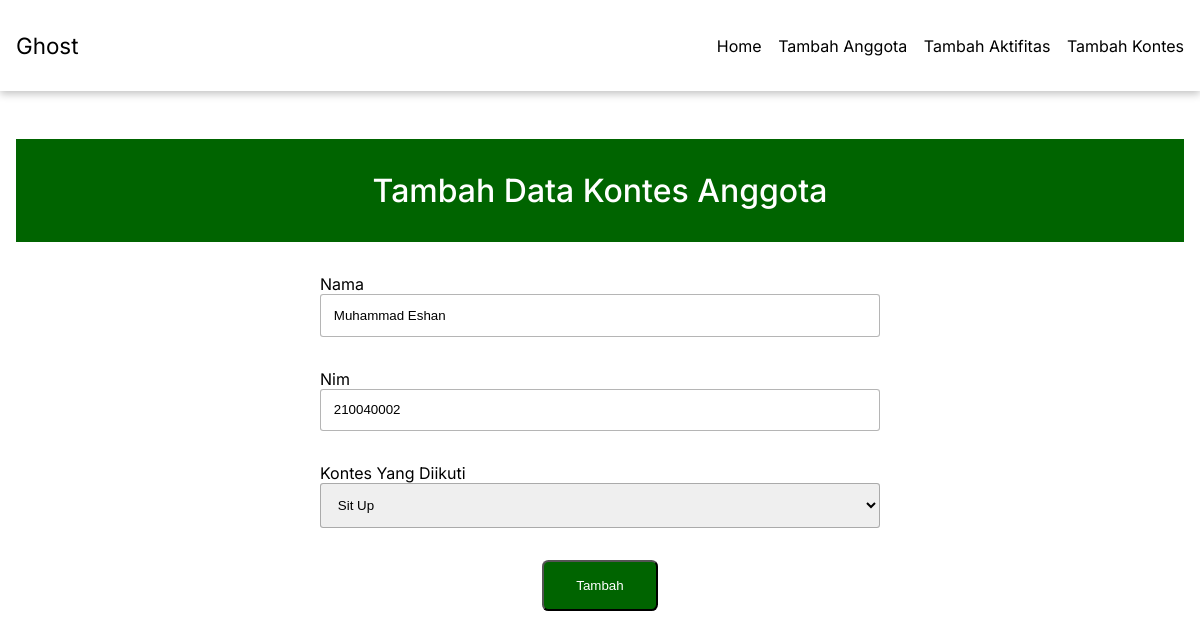
Screenshot of /update_kontes.php?id=3 with the database file from the repository.
### tables this page shows
CREATE TABLE `kontes` (
  `id` int(11) NOT NULL,
  `nama` varchar(30) NOT NULL,
  `nim` varchar(10) NOT NULL,
  `kontes_diikuti` varchar(30) NOT NULL
);

### function.php (called while the page is built, shortened)
<?php
  require_once 'config.php';
  function query($query) {
    global $conn;
    $result = mysqli_query($conn, $query);
    $rows = [];
    while ($row = mysqli_fetch_assoc($result)) {
      $rows[] = $row;
    }
    return $rows;
  }

### update_kontes.php (the view, shortened to what this page needs)
<?php
require "function.php";
$id = $_GET["id"];
$kts = query("SELECT * FROM kontes WHERE id=$id")[0];
?>
<!DOCTYPE html>
<html lang="en">
  <head>
    <link rel="stylesheet" href="style.css" />
  </head>
  <body>
    <header>
      <div class="container">
        <div class="header-wrapper">
          <div class="logo">Ghost</div>
          <nav>
            <ul>
              <li><a href="index.php">Home</a></li>
              <li><a href="tambah_anggota.php">Tambah Anggota</a></li>
              <li><a href="tambah_aktifitas.php">Tambah Aktifitas</a></li>
              <li><a href="tambah_kontes.php">Tambah Kontes</a></li>
            </ul>
          </nav>
        </div>
      </div>
    </header>
    <main>
      <section>
        <div class="container">
          <div class="wrapper wrapper-center ">
            <div class="content-title">Tambah Data Kontes Anggota</div>
            <form action="" method="post">
              <div class="input-data">
                <label for="nama">nama</label>
                <input type="text" name="nama" id="nama" required  value="<?=$kts["nama"]?>"/>
              </div>
              <div class="input-data">
                <label for="nim">nim</label>
                <input type="text" name="nim" id="nim" required value="<?=$kts["nim"]?>"/>
              </div>
              <div class="input-data">
                <label for="kontes">kontes yang diikuti</label>
                <select name="kontes" id="kontes" required>
                  <option value="<?=$kts["kontes_diikuti"]?>" selected="selected"><?=$kts["kontes_diikuti"]?></option>
                </select>
              </div>
              <div class="btn-wrapper">
                <button class="btn-submit" name="submit" type="submit">tambah</button>
              </div>
            </form>
          </div>
        </div>
      </section>
    </main>
  </body>
</html>

### style.css (style rules this page uses)
*, html, body { padding: 0; margin: 0; box-sizing: border-box; }
body { font-family: "Inter", sans-serif; font-size: 1rem; }
.container { max-width: 80rem; margin: 0 auto; padding: 1rem; }
header { box-shadow: rgba(0, 0, 0, 0.24) 0px 3px 8px; }
button { padding: 0.4rem 0.6rem; background-color: darkgreen; border-radius: 0.4rem; }
.header-wrapper { width: 100%; display: flex; justify-content: space-between; align-items: center; padding: 1rem 0; }
.logo { font-size: 1.4rem; }
nav { width: 40%; }
.header-wrapper nav ul { display: flex; align-items: center; list-style: none; width: 100%; justify-content: space-between; }
.header-wrapper nav ul li a { padding: 1rem 0; text-decoration: none; color: #000; }
.content-title { width: 100%; background-color: darkgreen; padding: 2rem; color: #fff; font-size: 2rem; font-weight: 500; text-align: center; }
.wrapper { width: 100%; padding-top: 2rem; }
.wrapper-center { display: flex; align-items: center; justify-content: center; flex-direction: column; }
form { padding-top: 1rem; }
.input-data { display: flex; flex-direction: column; padding: 1rem 0; }
.input-data label { text-transform: capitalize; }
.input-data input, select { width: 35rem; padding: 0.8rem; border-radius: 0.2rem; border: 0.08rem solid #0000004a; }
.btn-wrapper { display: flex; justify-content: center; }
.btn-submit { margin: 1rem 0rem; padding: 1rem 2rem; background-color: darkgreen; color: #fff; text-transform: capitalize; }

### rows the page displays
kontes: nama "Muhammad Eshan", nim "210040002", kontes "Sit Up"
